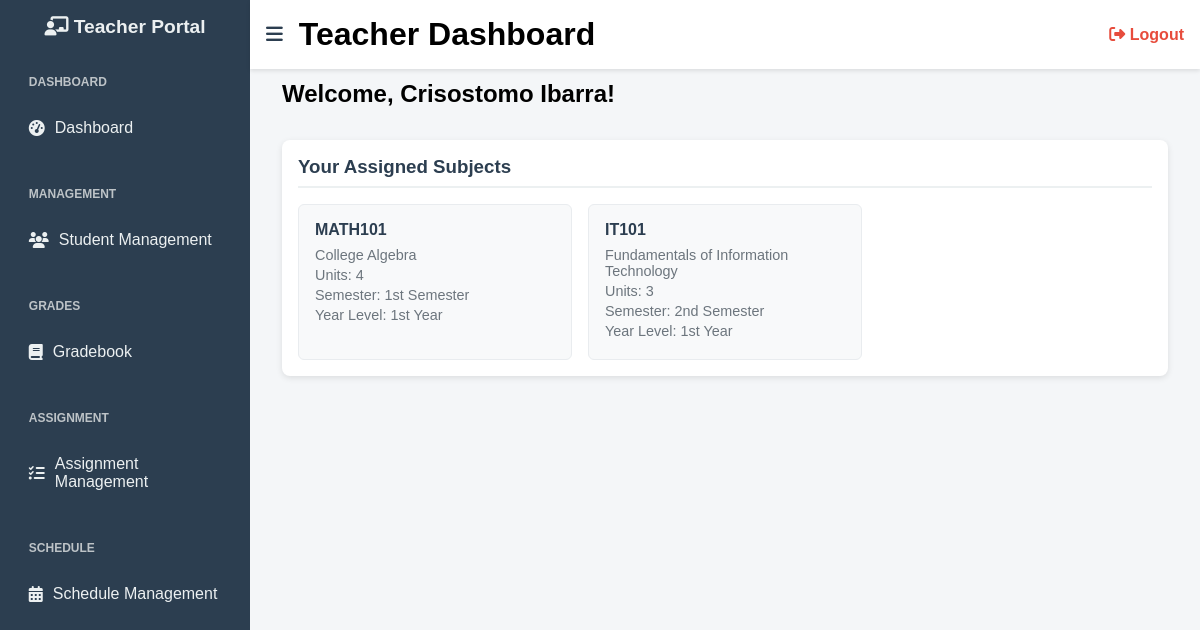
The app's page /teacher_portal.php (signed in) with its own data.
### tables this page shows
CREATE TABLE `subjects` (
  `id` int(11) NOT NULL,
  `subject_code` varchar(50) NOT NULL,
  `subject_name` varchar(100) NOT NULL,
  `units` int(11) NOT NULL,
  `semester` varchar(20) DEFAULT NULL,
  `year_level` varchar(20) DEFAULT NULL,
  `school_year` varchar(9) DEFAULT NULL,
  `program` varchar(255) DEFAULT NULL
);

### teacher_portal.php (the view, shortened to what this page needs)
<?php
$teacher_name = $_SESSION['teacher_name'];
$conn = new mysqli("localhost", "root", "", "student_management_system");
$teacher_id = $_SESSION['teacher_id'];
$subjects_sql = "SELECT DISTINCT s.* FROM subjects s
                 INNER JOIN class_schedules cs ON s.id = cs.subject_id
                 WHERE cs.teacher_id = ?";
$subjects_stmt = $conn->prepare($subjects_sql);
$subjects_stmt->bind_param("i", $teacher_id);
$subjects_stmt->execute();
$subjects_result = $subjects_stmt->get_result();
?>
<!DOCTYPE html>
<html lang="en">
<head>
  <link rel="stylesheet" href="https://cdnjs.cloudflare.com/ajax/libs/font-awesome/6.4.0/css/all.min.css" />
</head>
<body>
  <div class="sidebar" id="sidebar">
    <h2><i class="fas fa-chalkboard-teacher"></i> <span>Teacher Portal</span></h2>
    <ul>
      <li class="section-title">Dashboard</li>
      <li><a href="teacher_portal.php"><i class="fas fa-tachometer-alt"></i> <span>Dashboard</span></a></li>
      <li class="section-title">Management</li>
      <li><a href="student_management.php"><i class="fas fa-users"></i> <span>Student Management</span></a></li>
      <li class="section-title">Grades</li>
      <li><a href="gradebook.php"><i class="fas fa-book"></i> <span>Gradebook</span></a></li>
      <li class="section-title">Assignment</li>
      <li><a href="assignment_management.php"><i class="fas fa-tasks"></i> <span>Assignment Management</span></a></li>
      <li class="section-title">Schedule</li>
      <li><a href="teacher_schedule.php"><i class="fas fa-calendar-alt"></i> <span>Schedule Management</span></a></li>
    </ul>
  </div>
  <div class="topbar" id="topbar">
    <button class="toggle-btn" onclick="toggleSidebar()">
      <i class="fas fa-bars"></i>
    </button>
    <h1>Teacher Dashboard</h1>
    <a href="logout.php" class="logout-btn">
      <i class="fas fa-sign-out-alt"></i> Logout
    </a>
  </div>
  <div class="content" id="content">
    <div class="dashboard-content">
      <h2>Welcome, <?php echo htmlspecialchars($teacher_name); ?>!</h2>
      <div class="assigned-subjects">
        <h3>Your Assigned Subjects</h3>
        <div class="subjects-grid">
          <?php
          if ($subjects_result->num_rows > 0) {
            while($subject = $subjects_result->fetch_assoc()) {
              echo "<div class='subject-card'>";
              echo "<h4>" . htmlspecialchars($subject['subject_code']) . "</h4>";
              echo "<p>" . htmlspecialchars($subject['subject_name']) . "</p>";
              echo "<p>Units: " . htmlspecialchars($subject['units']) . "</p>";
              echo "<p>Semester: " . htmlspecialchars($subject['semester']) . "</p>";
              echo "<p>Year Level: " . htmlspecialchars($subject['year_level']) . "</p>";
              echo "</div>";
            }
          } else {
            echo "<p>No subjects assigned yet.</p>";
          }
          ?>
        </div>
      </div>
    </div>
  </div>
</body>
</html>

### teacher_portal.php (style rules this page uses)
* { box-sizing: border-box; margin: 0; padding: 0; }
body { font-family: Arial, sans-serif; display: flex; min-height: 100vh; background-color: #f4f6f8; }
.sidebar { width: 250px; background-color: #2c3e50; color: #ecf0f1; padding-top: 1rem; flex-shrink: 0; overflow: hidden; transition: all 0.3s ease; }
.sidebar h2 { text-align: center; margin-bottom: 1rem; font-size: 1.2rem; }
.sidebar ul { list-style: none; padding: 0 1rem; }
.sidebar li { padding: 0.8rem; cursor: pointer; transition: background-color 0.2s; display: flex; align-items: center; gap: 10px; }
.sidebar .section-title { font-weight: bold; font-size: 0.75rem; margin-top: 1.5rem; margin-bottom: 0.3rem; color: #bdc3c7; text-transform: uppercase; }
.sidebar li a { text-decoration: none; color: inherit; display: flex; align-items: center; gap: 10px; width: 100%; }
.topbar { position: fixed; left: 250px; right: 0; top: 0; background-color: #fff; padding: 1rem; box-shadow: 0 2px 4px rgba(0,0,0,0.1); z-index: 999; display: flex; align-items: center; gap: 1rem; transition: left 0.3s ease; }
.toggle-btn { font-size: 1.2rem; cursor: pointer; background: none; border: none; color: #2c3e50; }
.logout-btn { margin-left: auto; text-decoration: none; color: #e74c3c; font-weight: bold; font-size: 1rem; }
.content { flex-grow: 1; padding: 5rem 2rem 2rem 2rem; transition: all 0.3s ease; }
.assigned-subjects { margin: 2rem 0; padding: 1rem; background: #fff; border-radius: 0.5rem; box-shadow: 0 2px 6px rgba(0, 0, 0, 0.1); }
.assigned-subjects h3 { color: #2c3e50; margin-bottom: 1rem; padding-bottom: 0.5rem; border-bottom: 2px solid #ecf0f1; }
.subjects-grid { display: grid; grid-template-columns: repeat(auto-fill, minmax(250px, 1fr)); gap: 1rem; }
.subject-card { background: #f8f9fa; padding: 1rem; border-radius: 0.375rem; border: 1px solid #e9ecef; }
.subject-card h4 { color: #2c3e50; margin-bottom: 0.5rem; }
.subject-card p { color: #6c757d; margin: 0.25rem 0; font-size: 0.9rem; }

### records on screen
subjects: subject_code "MATH101", subject_name "College Algebra", units "4", semester "1st Semester", year_level "1st Year"
subjects: subject_code "IT101", subject_name "Fundamentals of Information Technology", units "3", semester "2nd Semester", year_level "1st Year"

### other values on screen
$teacher_name "Crisostomo Ibarra"
